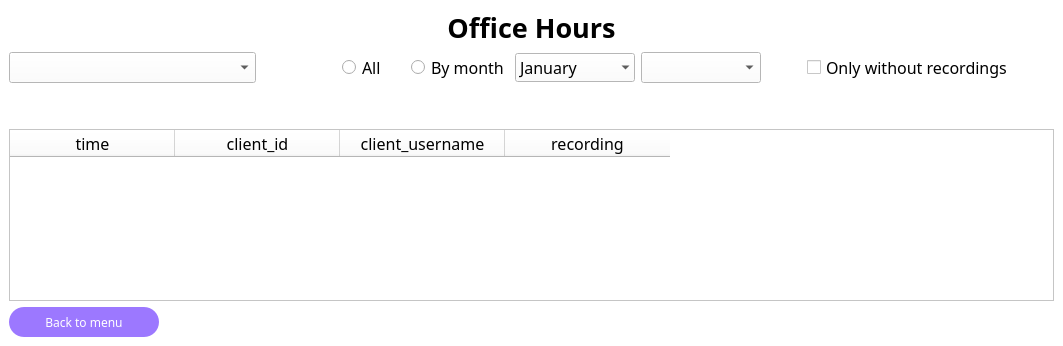
<?xml version="1.0" encoding="UTF-8"?>
<ui version="4.0">
 <class>officeHours</class>
 <widget class="QMainWindow" name="officeHours">
  <property name="geometry">
   <rect>
    <x>0</x>
    <y>0</y>
    <width>1063</width>
    <height>346</height>
   </rect>
  </property>
  <property name="windowTitle">
   <string>Office Hours</string>
  </property>
  <property name="windowIcon">
   <iconset>
    <normaloff>../Images/logo.png</normaloff>../Images/logo.png</iconset>
  </property>
  <property name="styleSheet">
   <string notr="true">background-color: rgb(255, 255, 255);</string>
  </property>
  <widget class="QWidget" name="centralwidget">
   <layout class="QVBoxLayout" name="verticalLayout">
    <item>
     <widget class="QLabel" name="officehourslabel">
      <property name="font">
       <font>
        <family>OCR A Extended</family>
        <pointsize>20</pointsize>
        <weight>75</weight>
        <bold>true</bold>
       </font>
      </property>
      <property name="text">
       <string>Office Hours</string>
      </property>
      <property name="alignment">
       <set>Qt::AlignCenter</set>
      </property>
     </widget>
    </item>
    <item>
     <layout class="QHBoxLayout" name="horizontalLayout">
      <item>
       <widget class="QComboBox" name="teacherList">
        <property name="font">
         <font>
          <family>OCR A Extended</family>
          <pointsize>12</pointsize>
         </font>
        </property>
        <property name="frame">
         <bool>true</bool>
        </property>
       </widget>
      </item>
      <item>
       <layout class="QHBoxLayout" name="horizontalLayout_2">
        <item>
         <spacer name="horizontalSpacer">
          <property name="font">
           <font>
            <family>OCR A Extended</family>
           </font>
          </property>
          <property name="orientation">
           <enum>Qt::Horizontal</enum>
          </property>
          <property name="sizeType">
           <enum>QSizePolicy::Fixed</enum>
          </property>
          <property name="sizeHint" stdset="0">
           <size>
            <width>80</width>
            <height>10</height>
           </size>
          </property>
         </spacer>
        </item>
        <item>
         <widget class="QRadioButton" name="allButton">
          <property name="font">
           <font>
            <family>OCR A Extended</family>
            <pointsize>12</pointsize>
           </font>
          </property>
          <property name="text">
           <string>All</string>
          </property>
         </widget>
        </item>
        <item>
         <widget class="QRadioButton" name="byMonthButton">
          <property name="font">
           <font>
            <family>OCR A Extended</family>
            <pointsize>12</pointsize>
           </font>
          </property>
          <property name="text">
           <string>By month</string>
          </property>
         </widget>
        </item>
       </layout>
      </item>
      <item>
       <layout class="QHBoxLayout" name="horizontalLayout_3">
        <item>
         <widget class="QComboBox" name="monthList">
          <property name="font">
           <font>
            <family>OCR A Extended</family>
            <pointsize>12</pointsize>
           </font>
          </property>
          <property name="styleSheet">
           <string notr="true"/>
          </property>
          <property name="maxVisibleItems">
           <number>12</number>
          </property>
          <property name="duplicatesEnabled">
           <bool>false</bool>
          </property>
          <property name="frame">
           <bool>false</bool>
          </property>
          <item>
           <property name="text">
            <string>January</string>
           </property>
          </item>
          <item>
           <property name="text">
            <string>February</string>
           </property>
          </item>
          <item>
           <property name="text">
            <string>March</string>
           </property>
          </item>
          <item>
           <property name="text">
            <string>April</string>
           </property>
          </item>
          <item>
           <property name="text">
            <string>May</string>
           </property>
          </item>
          <item>
           <property name="text">
            <string>June</string>
           </property>
          </item>
          <item>
           <property name="text">
            <string>July</string>
           </property>
          </item>
          <item>
           <property name="text">
            <string>August</string>
           </property>
          </item>
          <item>
           <property name="text">
            <string>September</string>
           </property>
          </item>
          <item>
           <property name="text">
            <string>October</string>
           </property>
          </item>
          <item>
           <property name="text">
            <string>November</string>
           </property>
          </item>
          <item>
           <property name="text">
            <string>December</string>
           </property>
          </item>
         </widget>
        </item>
        <item>
         <widget class="QComboBox" name="yearList">
          <property name="font">
           <font>
            <family>OCR A Extended</family>
            <pointsize>12</pointsize>
           </font>
          </property>
          <property name="insertPolicy">
           <enum>QComboBox::InsertBeforeCurrent</enum>
          </property>
          <property name="frame">
           <bool>true</bool>
          </property>
         </widget>
        </item>
       </layout>
      </item>
      <item>
       <spacer name="horizontalSpacer_2">
        <property name="font">
         <font>
          <family>OCR A Extended</family>
         </font>
        </property>
        <property name="orientation">
         <enum>Qt::Horizontal</enum>
        </property>
        <property name="sizeType">
         <enum>QSizePolicy::Fixed</enum>
        </property>
        <property name="sizeHint" stdset="0">
         <size>
          <width>40</width>
          <height>20</height>
         </size>
        </property>
       </spacer>
      </item>
      <item>
       <widget class="QCheckBox" name="withoutRecButton">
        <property name="font">
         <font>
          <family>OCR A Extended</family>
          <pointsize>12</pointsize>
         </font>
        </property>
        <property name="text">
         <string>Only without recordings</string>
        </property>
       </widget>
      </item>
     </layout>
    </item>
    <item>
     <spacer name="verticalSpacer">
      <property name="font">
       <font>
        <family>OCR A Extended</family>
       </font>
      </property>
      <property name="orientation">
       <enum>Qt::Vertical</enum>
      </property>
      <property name="sizeType">
       <enum>QSizePolicy::Fixed</enum>
      </property>
      <property name="sizeHint" stdset="0">
       <size>
        <width>20</width>
        <height>40</height>
       </size>
      </property>
     </spacer>
    </item>
    <item>
     <widget class="QTableWidget" name="resultTable">
      <property name="sizePolicy">
       <sizepolicy hsizetype="Expanding" vsizetype="Expanding">
        <horstretch>0</horstretch>
        <verstretch>0</verstretch>
       </sizepolicy>
      </property>
      <property name="font">
       <font>
        <family>OCR A Extended</family>
       </font>
      </property>
      <property name="sizeAdjustPolicy">
       <enum>QAbstractScrollArea::AdjustToContentsOnFirstShow</enum>
      </property>
      <attribute name="horizontalHeaderDefaultSectionSize">
       <number>165</number>
      </attribute>
      <attribute name="verticalHeaderVisible">
       <bool>false</bool>
      </attribute>
      <attribute name="verticalHeaderCascadingSectionResizes">
       <bool>false</bool>
      </attribute>
      <attribute name="verticalHeaderDefaultSectionSize">
       <number>30</number>
      </attribute>
      <column>
       <property name="text">
        <string>time</string>
       </property>
       <property name="font">
        <font>
         <family>OCR A Extended</family>
         <pointsize>12</pointsize>
        </font>
       </property>
      </column>
      <column>
       <property name="text">
        <string>client_id</string>
       </property>
       <property name="font">
        <font>
         <family>OCR A Extended</family>
         <pointsize>12</pointsize>
        </font>
       </property>
      </column>
      <column>
       <property name="text">
        <string>client_username</string>
       </property>
       <property name="font">
        <font>
         <family>OCR A Extended</family>
         <pointsize>12</pointsize>
        </font>
       </property>
      </column>
      <column>
       <property name="text">
        <string>recording</string>
       </property>
       <property name="font">
        <font>
         <family>OCR A Extended</family>
         <pointsize>12</pointsize>
        </font>
       </property>
      </column>
     </widget>
    </item>
    <item>
     <widget class="QPushButton" name="backToMenu">
      <property name="sizePolicy">
       <sizepolicy hsizetype="Fixed" vsizetype="Fixed">
        <horstretch>0</horstretch>
        <verstretch>0</verstretch>
       </sizepolicy>
      </property>
      <property name="minimumSize">
       <size>
        <width>150</width>
        <height>30</height>
       </size>
      </property>
      <property name="font">
       <font>
        <family>OCR A Extended</family>
       </font>
      </property>
      <property name="styleSheet">
       <string notr="true">QPushButton {
background-color:rgb(156, 120, 255);
border-radius: 15px;
color: rgb(255, 255, 255);

}

QPushButton:hover {
background-color:rgb(170, 145, 204);
border-radius: 15px;
color: rgb(255, 255, 255);

}
QPushButton:pressed {
background-color:rgb(125, 96, 204);
border-radius: 15px;
color: rgb(255, 255, 255);

}



</string>
      </property>
      <property name="text">
       <string>Back to menu</string>
      </property>
     </widget>
    </item>
   </layout>
  </widget>
 </widget>
 <resources/>
 <connections/>
</ui>
